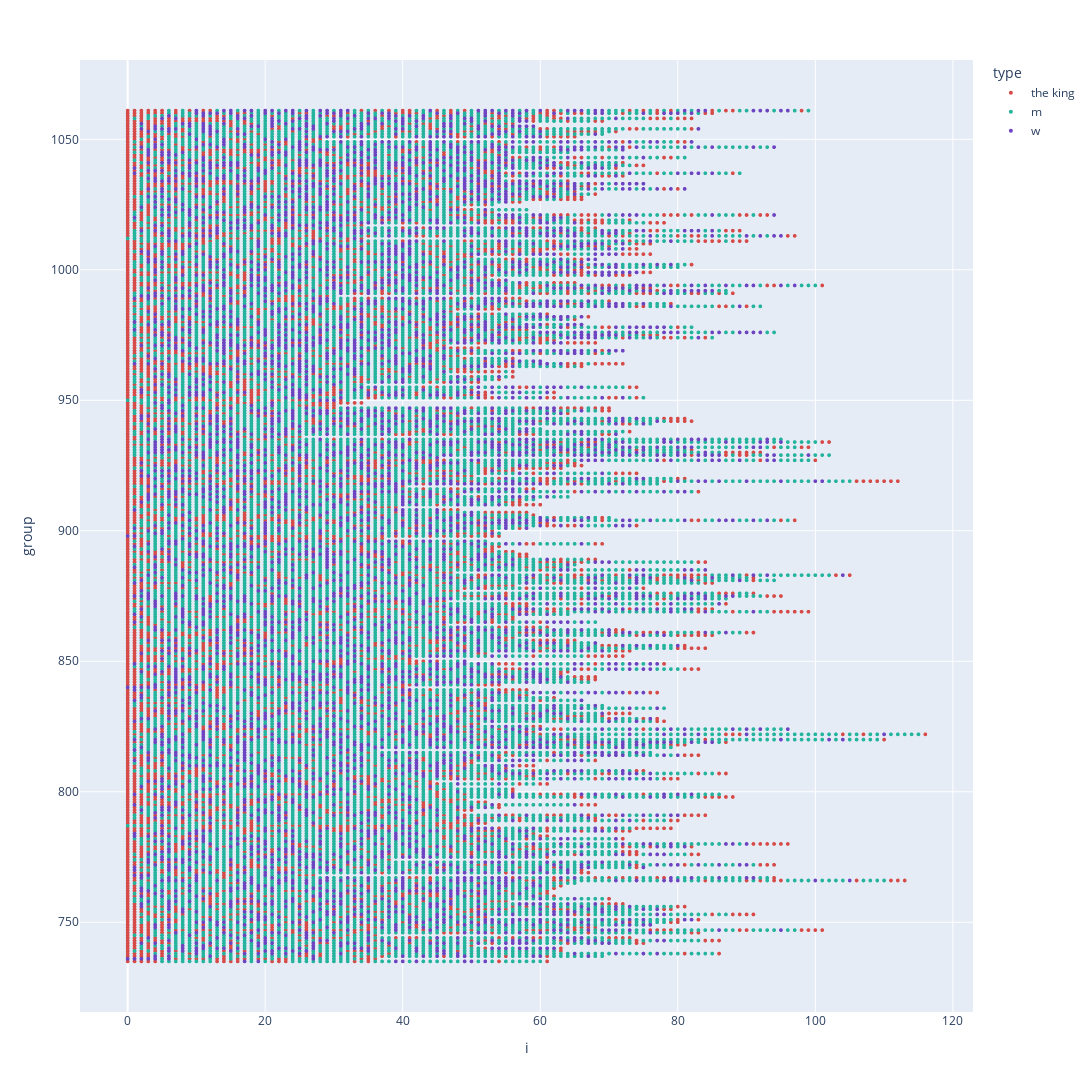

Notebook code for this chart:
### Markdown cell above
## The same but interactive

### Code cell
import plotly.express as px
#df_sitzung = pd.DataFrame(records)

fig = px.scatter(df_sitzung,
    x="i", y="group",
    color="type",
    hover_data={"sitzung_date": "|%Y-%m-%d %H:00"},
    width=1200, height=2200,
    color_discrete_sequence=["#d64b47", "#24b39c", "#6c43c0"])

# Change marker size
fig.update_traces(marker=dict(size=4), selector=dict(mode='markers'))

fig.show()

### Figure 1 — Plotly figure (JSON) as saved in the notebook; plotly's stock layout.template omitted (floating-point values rounded to 4 significant figures; data arrays with more than 128 entries replaced by an {"elided": "..."} marker saying what was removed)
{"data": [{"customdata": {"elided": "4919x1 str values"}, "hovertemplate": "type=the king<br>i=%{x}<br>group=%{y}<br>sitzung_date=%{customdata[0]|%Y-%m-%d %H:00}<extra></extra>", "legendgroup": "the king", "marker": {"color": "#d64b47", "size": 4, "symbol": "circle"}, "mode": "markers", "name": "the king", "showlegend": true, "type": "scattergl", "x": {"elided": "4919 int values"}, "xaxis": "x", "y": {"elided": "4919 int values"}, "yaxis": "y"}, {"customdata": {"elided": "11965x1 str values"}, "hovertemplate": "type=m<br>i=%{x}<br>group=%{y}<br>sitzung_date=%{customdata[0]|%Y-%m-%d %H:00}<extra></extra>", "legendgroup": "m", "marker": {"color": "#24b39c", "size": 4, "symbol": "circle"}, "mode": "markers", "name": "m", "showlegend": true, "type": "scattergl", "x": {"elided": "11965 int values"}, "xaxis": "x", "y": {"elided": "11965 int values"}, "yaxis": "y"}, {"customdata": {"elided": "5482x1 str values"}, "hovertemplate": "type=w<br>i=%{x}<br>group=%{y}<br>sitzung_date=%{customdata[0]|%Y-%m-%d %H:00}<extra></extra>", "legendgroup": "w", "marker": {"color": "#6c43c0", "size": 4, "symbol": "circle"}, "mode": "markers", "name": "w", "showlegend": true, "type": "scattergl", "x": {"elided": "5482 int values"}, "xaxis": "x", "y": {"elided": "5482 int values"}, "yaxis": "y"}], "layout": {"height": 2200, "legend": {"title": {"text": "type"}, "tracegroupgap": 0}, "margin": {"t": 60}, "width": 1200, "xaxis": {"anchor": "y", "domain": [0, 1], "title": {"text": "i"}}, "yaxis": {"anchor": "x", "domain": [0, 1], "title": {"text": "group"}}}}
